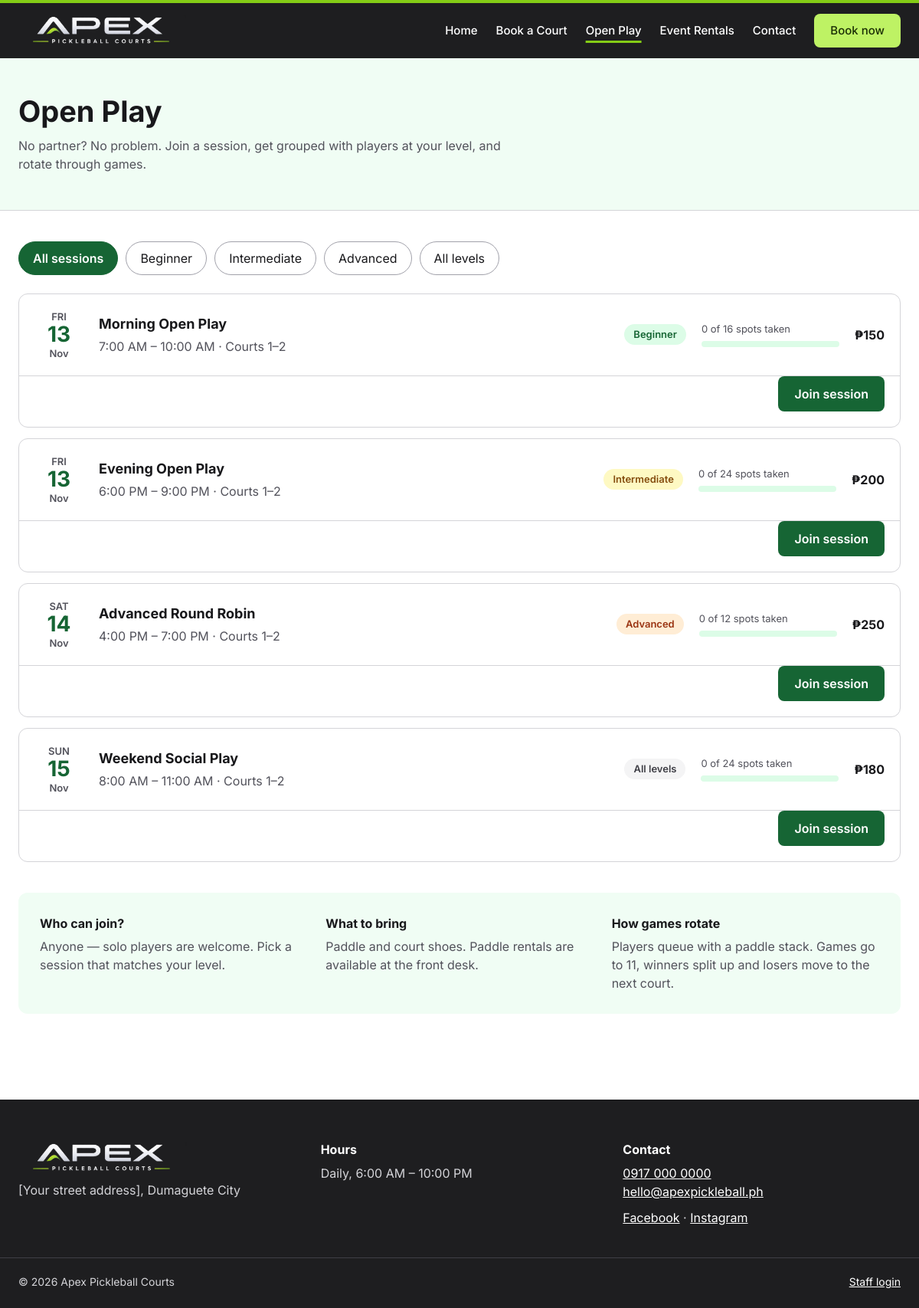
The page /open-play.php on the database its author committed.
### tables this page shows
CREATE TABLE open_play_sessions (
  id INT AUTO_INCREMENT PRIMARY KEY,
  title VARCHAR(100) NOT NULL,
  session_date DATE NOT NULL,
  start_time TIME NOT NULL,
  end_time TIME NOT NULL,
  courts_label VARCHAR(50) NOT NULL,
  skill_level VARCHAR(20) NOT NULL DEFAULT 'All levels',  
  capacity INT NOT NULL DEFAULT 16,
  price DECIMAL(10,2) NOT NULL,
  created_at TIMESTAMP DEFAULT CURRENT_TIMESTAMP
);

### includes/functions.php (called while the page is built, shortened)
<?php
function e($value): string
{
    return htmlspecialchars((string) $value, ENT_QUOTES, 'UTF-8');
}
function money($amount): string
{
    return '₱' . number_format((float) $amount, 0);
}
function fmt_time(string $time): string
{
    return date('g:i A', strtotime($time));
}
function fmt_date(string $date, string $format = 'D, M j'): string
{
    return date($format, strtotime($date));
}
function level_class(string $level): string
{
    return [
        'Beginner' => 'tag-green',
        'Intermediate' => 'tag-yellow',
        'Advanced' => 'tag-orange',
    ][$level] ?? 'tag-gray';
}

### open-play.php (the view, shortened to what this page needs)
<?php
require __DIR__ . '/includes/functions.php';
$pdo = db();
$today = date('Y-m-d');
$levels = ['Beginner', 'Intermediate', 'Advanced', 'All levels'];
$openSession = 0;
$level = in_array($_GET['level'] ?? '', $levels, true) ? $_GET['level'] : '';
$sql = "SELECT s.*,
          (SELECT COUNT(*) FROM open_play_signups u WHERE u.session_id = s.id AND u.status = 'joined') AS joined
        FROM open_play_sessions s
        WHERE s.session_date >= ?" . ($level ? ' AND s.skill_level = ?' : '') . '
        ORDER BY s.session_date, s.start_time';
$stmt = $pdo->prepare($sql);
$stmt->execute($level ? [$today, $level] : [$today]);
$sessions = $stmt->fetchAll();
require __DIR__ . '/includes/header.php';
?>
<section class="page-head">
  <div class="container">
    <h1>Open Play</h1>
    <p>No partner? No problem. Join a session, get grouped with players at your level, and rotate through games.</p>
  </div>
</section>
<section class="section-tight">
  <div class="container">
    <nav class="filter-pills" aria-label="Filter by skill level">
      <a href="open-play.php" class="<?= $level === '' ? 'active' : '' ?>">All sessions</a>
      <?php foreach ($levels as $l): ?>
        <a href="open-play.php?level=<?= urlencode($l) ?>" class="<?= $level === $l ? 'active' : '' ?>"><?= e($l) ?></a>
      <?php endforeach; ?>
    </nav>
    <?php if (!$sessions): ?>
      <div class="empty">No upcoming sessions<?= $level ? ' for ' . e($level) . ' players' : '' ?> yet. Check back soon or follow us on Facebook for updates.</div>
    <?php else: ?>
      <div class="session-list">
        <?php foreach ($sessions as $s):
          $joined = (int) $s['joined'];
          $cap = max(1, (int) $s['capacity']);
          $full = $joined >= $cap;
          $pct = min(100, round($joined / $cap * 100)); ?>
          <article class="session" id="session-<?= (int) $s['id'] ?>">
            <div class="session-row">
              <div class="session-date"><small><?= e(strtoupper(fmt_date($s['session_date'], 'D'))) ?></small><strong><?= e(fmt_date($s['session_date'], 'j')) ?></strong><small><?= e(fmt_date($s['session_date'], 'M')) ?></small></div>
              <div class="session-info">
                <strong><?= e($s['title']) ?></strong>
                <span class="muted"><?= e(fmt_time($s['start_time'])) ?> – <?= e(fmt_time($s['end_time'])) ?> · <?= e($s['courts_label']) ?></span>
              </div>
              <span class="tag <?= level_class($s['skill_level']) ?>"><?= e($s['skill_level']) ?></span>
              <div class="capacity">
                <span><?= $full ? 'Full' : $joined . ' of ' . $cap . ' spots taken' ?></span>
                <div class="bar" role="img" aria-label="<?= $pct ?>% full"><i style="width: <?= $pct ?>%"></i></div>
              </div>
              <strong><?= money($s['price']) ?></strong>
            </div>
            <details <?= $openSession === (int) $s['id'] ? 'open' : '' ?>>
              <summary class="join-toggle" style="padding: 0 20px 20px; display: flex; justify-content: flex-end">
                <span class="btn <?= $full ? 'btn-outline' : 'btn-primary' ?>"><?= $full ? 'Join waitlist' : 'Join session' ?></span>
              </summary>
            </details>
          </article>
        <?php endforeach; ?>
      </div>
    <?php endif; ?>
    <div class="info-band">
      <div><strong>Who can join?</strong><span class="muted">Anyone — solo players are welcome. Pick a session that matches your level.</span></div>
      <div><strong>What to bring</strong><span class="muted">Paddle and court shoes. Paddle rentals are available at the front desk.</span></div>
      <div><strong>How games rotate</strong><span class="muted">Players queue with a paddle stack. Games go to 11, winners split up and losers move to the next court.</span></div>
    </div>
  </div>
</section>
<?php require __DIR__ . '/includes/footer.php'; ?>

### assets/css/style.css (style rules this page uses)
:root { --charcoal: #1e1e20; --lime: #bef264; --lime-strong: #84cc16; --lime-ink: #1a2e05; --green: #166534; --green-deep: #14532d; --mint: #f0fdf4; --mint-2: #dcfce7; --ink: #18181b; --muted: #52525b; --line: #d4d4d8; --line-soft: #e4e4e7; --white: #ffffff; --radius: 12px; --shadow: 0 8px 24px rgba(20, 83, 45, 0.12); }
*, *::before, *::after { box-sizing: border-box; }
html { scroll-behavior: smooth; }
body { margin: 0; font-family: Inter, system-ui, -apple-system, "Segoe UI", sans-serif; color: var(--ink); background: var(--white); line-height: 1.5; }
a { color: var(--green); }
h1, h2, h3 { line-height: 1.15; margin: 0; }
p { margin: 0; }
.container { max-width: 1200px; margin: 0 auto; padding: 0 24px; }
.muted { color: var(--muted); }
.btn { display: inline-flex; align-items: center; justify-content: center; gap: 8px; min-height: 44px; padding: 10px 20px; border-radius: 8px; border: 1px solid transparent; font: inherit; font-weight: 600; text-decoration: none; cursor: pointer; transition: background .15s, border-color .15s, color .15s, transform .15s; }
.btn-primary { background: var(--green); color: var(--white); }
.section-tight { padding: 40px 0 72px; }
.page-head { background: var(--mint); border-bottom: 1px solid var(--line); }
.page-head .container { padding-top: 48px; padding-bottom: 48px; display: flex; flex-direction: column; gap: 10px; }
.page-head h1 { font-size: 38px; }
.page-head p { color: var(--muted); max-width: 640px; }
.tag { display: inline-block; padding: 4px 12px; border-radius: 999px; font-size: 13px; font-weight: 600; white-space: nowrap; }
.tag-green { background: var(--mint-2); color: var(--green); }
.tag-yellow { background: #fef9c3; color: #854d0e; }
.tag-orange { background: #ffedd5; color: #9a3412; }
.tag-gray { background: #f4f4f5; color: #3f3f46; }
.filter-pills { display: flex; flex-wrap: wrap; gap: 10px; margin-bottom: 24px; }
.filter-pills a { min-height: 44px; padding: 0 18px; border-radius: 999px; border: 1px solid #a1a1aa; display: inline-flex; align-items: center; text-decoration: none; color: var(--ink); background: var(--white); }
.filter-pills a.active { background: var(--green); border-color: var(--green); color: var(--white); font-weight: 600; }
.session-list { display: flex; flex-direction: column; gap: 14px; }
.session { border: 1px solid var(--line); border-radius: var(--radius); background: var(--white); }
.session-row { padding: 20px; display: flex; flex-wrap: wrap; align-items: center; gap: 20px; }
.session-date { width: 64px; text-align: center; line-height: 1.1; }
.session-date small { font-size: 13px; color: var(--muted); font-weight: 600; }
.session-date strong { display: block; font-size: 28px; color: var(--green); }
.session-info { flex: 1 1 220px; display: flex; flex-direction: column; gap: 4px; }
.session-info strong { font-size: 18px; }
.capacity { flex: 0 1 180px; display: flex; flex-direction: column; gap: 6px; font-size: 13px; color: var(--muted); }
.bar { height: 8px; background: var(--mint-2); border-radius: 4px; overflow: hidden; }
.session details { border-top: 1px solid var(--line); }
.session summary.join-toggle { list-style: none; }
.info-band { background: var(--mint); border-radius: var(--radius); padding: 28px; display: grid; grid-template-columns: repeat(auto-fit, minmax(220px, 1fr)); gap: 24px; margin-top: 40px; }
.info-band div { display: flex; flex-direction: column; gap: 6px; }

### rows shown on the page
open_play_sessions: session_date "FRI", session_date "13", session_date "Nov", title "Morning Open Play", start_time "7:00 AM", end_time "10:00 AM", courts_label "Courts 1–2", skill_level "Beginner", joined "0", capacity "16", price "₱150", shows "Join session"
open_play_sessions: session_date "FRI", session_date "13", session_date "Nov", title "Evening Open Play", start_time "6:00 PM", end_time "9:00 PM", courts_label "Courts 1–2", skill_level "Intermediate", joined "0", capacity "24", price "₱200", shows "Join session"
open_play_sessions: session_date "SAT", session_date "14", session_date "Nov", title "Advanced Round Robin", start_time "4:00 PM", end_time "7:00 PM", courts_label "Courts 1–2", skill_level "Advanced", joined "0", capacity "12", price "₱250", shows "Join session"
open_play_sessions: session_date "SUN", session_date "15", session_date "Nov", title "Weekend Social Play", start_time "8:00 AM", end_time "11:00 AM", courts_label "Courts 1–2", skill_level "All levels", joined "0", capacity "24", price "₱180", shows "Join session"

### other values the page prints
$label "Home"
$label "Book a Court"
$label "Open Play"
$label "Event Rentals"
$l "Beginner"
$l "Intermediate"
$l "Advanced"
$l "All levels"
SITE_ADDRESS "[Your street address], Dumaguete City"
SITE_HOURS "Daily, 6:00 AM – 10:00 PM"
SITE_PHONE "0917 000 0000"
SITE_EMAIL "hello@apexpickleball.ph"
SITE_NAME "Apex Pickleball Courts"
